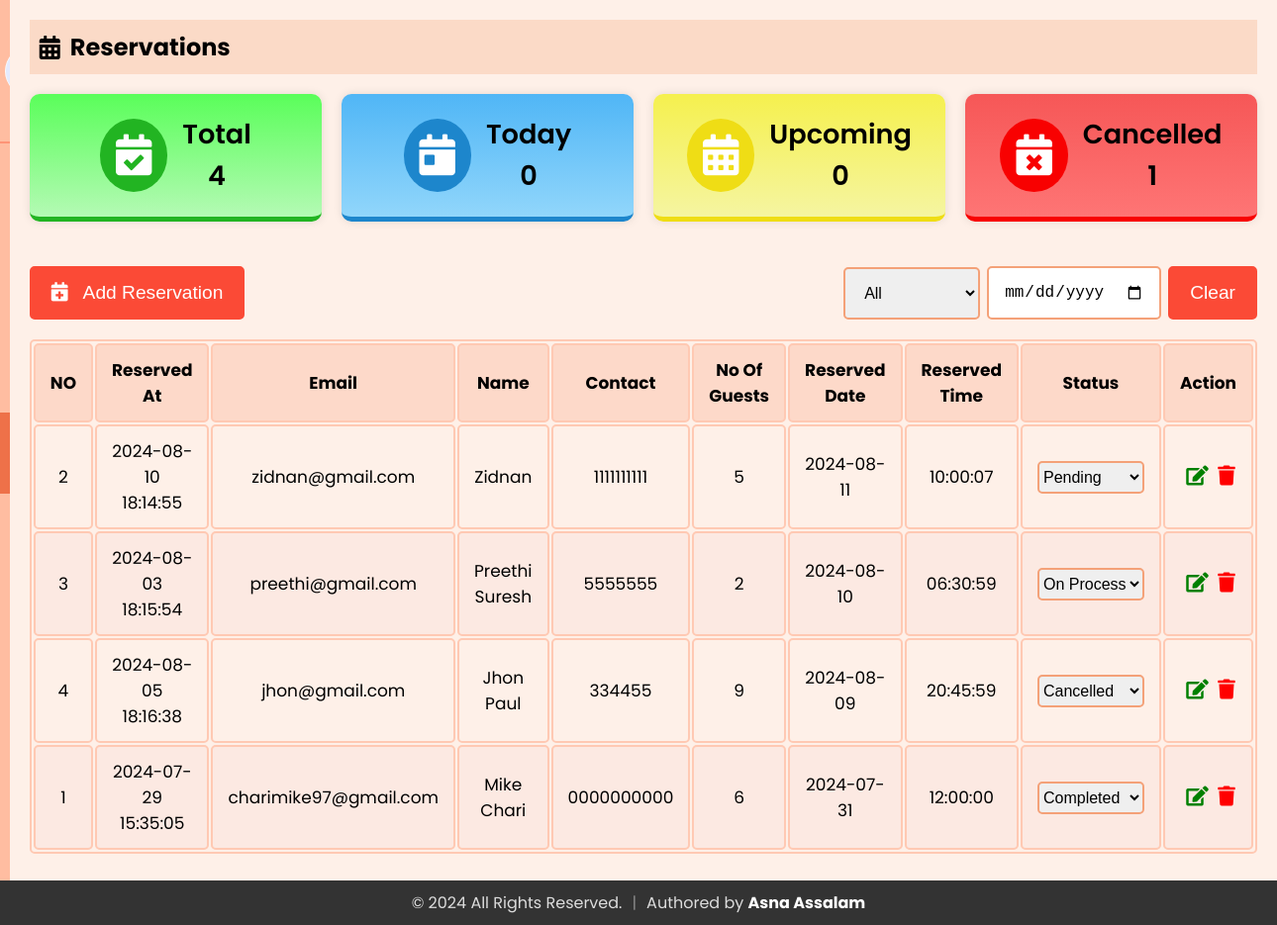
The app's page /Admin/reservations.php (signed in) with its own data.
### tables this page shows
CREATE TABLE `staff` (
  `id` int(11) NOT NULL,
  `firstName` varchar(50) NOT NULL,
  `lastName` varchar(50) NOT NULL,
  `email` varchar(100) NOT NULL,
  `contact` varchar(15) DEFAULT NULL,
  `role` enum('superadmin','admin','delivery boy','waiter') NOT NULL,
  `password` varchar(255) NOT NULL,
  `createdAt` timestamp NOT NULL DEFAULT current_timestamp(),
  `updatedAt` timestamp NOT NULL DEFAULT current_timestamp() ON UPDATE current_timestamp(),
  `profile_image` varchar(255) NOT NULL DEFAULT 'default.jpg'
);

CREATE TABLE `reservations` (
  `email` varchar(255) NOT NULL,
  `name` varchar(255) NOT NULL,
  `contact` varchar(10) NOT NULL,
  `noOfGuests` int(50) NOT NULL,
  `reservedTime` time NOT NULL,
  `reservedDate` date NOT NULL,
  `reservedAt` timestamp NOT NULL DEFAULT current_timestamp(),
  `status` enum('Pending','On Process','Completed','Cancelled') NOT NULL DEFAULT 'Pending',
  `reservation_id` int(11) NOT NULL
);

### Admin/sidebar.php (called while the page is built, shortened)
<?php
include 'db_connection.php';
$admin_email = isset($_SESSION['email']) ? $_SESSION['email'] : '';
function getAdminInfo($email)
{
  global $conn;
  $stmt = $conn->prepare("SELECT firstName, lastName, email, profile_image FROM staff WHERE email = ?");
  $stmt->bind_param("s", $email);
  $stmt->execute();
  $stmt->bind_result($firstName, $lastName, $email,  $profile_image);
  return [
    'firstName' => $firstName ?: '',
    'lastName' => $lastName ?: '',
    'email' => $email ?: '',
    'profile_image' => $profile_image ?: 'default.jpg'
  ];
}
$admin_info = getAdminInfo($admin_email);
?>

### Admin/reservations.php (the view, shortened to what this page needs)
<?php
include 'db_connection.php';
$sql_total = "SELECT COUNT(*) AS total FROM reservations";
$result_total = $conn->query($sql_total);
$row_total = $result_total->fetch_assoc();
$totalReservations = $row_total['total'];
$sql_today = "SELECT COUNT(*) AS today FROM reservations WHERE DATE(reservedDate) = CURDATE()";
$result_today = $conn->query($sql_today);
$row_today = $result_today->fetch_assoc();
$todaysReservations = $row_today['today'];
$sql_upcoming = "SELECT COUNT(*) AS upcoming FROM reservations WHERE reservedDate > CURDATE() AND status != 'Cancelled' AND status != 'Completed' AND status != 'On Process'";
$result_upcoming = $conn->query($sql_upcoming);
$row_upcoming = $result_upcoming->fetch_assoc();
$upcomingReservations = $row_upcoming['upcoming'];
$sql_cancelled = "SELECT COUNT(*) AS cancelled FROM reservations WHERE status = 'Cancelled'";
$result_cancelled = $conn->query($sql_cancelled);
$row_cancelled = $result_cancelled->fetch_assoc();
$cancelledReservations = $row_cancelled['cancelled'];
$dateFilter = isset($_GET['dateFilter']) ? $_GET['dateFilter'] : '';
$query = "SELECT * FROM reservations";
$query .= " ORDER BY reservedDate DESC";
$result = $conn->query($query);
?>
<?php
include 'sidebar.php';
?>
<!DOCTYPE html>
<html lang="en">
<head>
  <link rel="stylesheet" href="https://cdnjs.cloudflare.com/ajax/libs/font-awesome/5.15.3/css/all.min.css">
  <link rel="stylesheet" href="sidebar.css">
  <link rel="stylesheet" href="admin_reservation.css">
</head>
<body>
  <div class="sidebar">
    <div class="profile-section">
      <img src="../uploads/<?php echo htmlspecialchars($admin_info['profile_image']); ?>" alt="Profile Picture">
    </div>
    <ul>
            <li><a href="index.php" ><i class="fas fa-chart-line"></i> Overview</a></li>
            <li><a href="admin_menu.php" ><i class="fas fa-utensils"></i> Menu Management</a></li>
            <li><a href="admin_orders.php"><i class="fas fa-shopping-cart"></i> Orders</a></li>
            <li><a href="reservations.php" class="active"><i class="fas fa-calendar-alt"></i> Reservations</a></li>
            <li><a href="users.php"><i class="fas fa-users"></i> Users</a></li>
            <li><a href="reviews.php"><i class="fas fa-star"></i> Reviews</a></li>
            <li><a href="staffs.php" ><i class="fas fa-users"></i> Staffs</a></li>
            <li><a href="profile.php"><i class="fas fa-user"></i> Profile Setting</a></li>
            <li><a href="logout.php"><i class="fas fa-sign-out-alt"></i> Logout</a></li>
        </ul>
  </div>
  <div class="content">
    <div class="header">
      <h2><i class="fas fa-calendar-alt"></i> Reservations</h2>
    </div>
    <div>
      <div class="stats">
        <div class="stat-item" id="total">
          <div class="stat-icon" id="total-icon">
            <i class="fas fa-calendar-check"></i>
          </div>
          <div class="stat-text">
            <p>Total</p>
            <p><?php echo $totalReservations; ?></p>
          </div>
        </div>
        <div class="stat-item" id="today">
          <div class="stat-icon" id="today-icon">
            <i class="fas fa-calendar-day"></i>
          </div>
          <div class="stat-text">
            <p>Today</p>
            <p><?php echo $todaysReservations; ?></p>
          </div>
        </div>
        <div class="stat-item" id="upcoming">
          <div class="stat-icon" id="upcoming-icon">
            <i class="fas fa-calendar-alt"></i>
          </div>
          <div class="stat-text">
            <p>Upcoming</p>
            <p><?php echo $upcomingReservations; ?></p>
          </div>
        </div>
        <div class="stat-item" id="cancelled">
          <div class="stat-icon" id="cancelled-icon">
            <i class="fas fa-calendar-times"></i>
          </div>
          <div class="stat-text">
            <p>Cancelled</p>
            <p><?php echo $cancelledReservations; ?></p>
          </div>
        </div>
      </div>
      <div class="buttons-container">
        <button onclick="openaddReservationModal()"><i class="fas fa-calendar-plus"></i> &nbsp; Add Reservation</button>
        <div class="actions">
          <select id="statusFilter" name="statusFilter" onchange="filterByStatus()">
            <option value="">All</option>
          </select>
          <input type="date" id="dateFilter" name="dateFilter" value="<?php echo htmlspecialchars($dateFilter); ?>" onchange="filterByDate()">
          <button type="button" onclick="clearFilter()">Clear</button>
        </div>
      </div>
      <table id="userTable">
        <thead>
          <tr>
            <th>NO</th>
            <th>Reserved At</th>
            <th>Email</th>
            <th>Name</th>
            <th>Contact</th>
            <th>No Of Guests</th>
            <th>Reserved Date</th>
            <th>Reserved Time</th>
            <th>Status</th>
            <th>Action</th>
          </tr>
        </thead>
        <tbody>
          <?php
          if ($result->num_rows > 0) {
            while ($row = $result->fetch_assoc()) {
              echo "<tr>
      <td>{$row['reservation_id']}</td>
      <td>{$row['reservedAt']}</td>
      <td>{$row['email']}</td>
      <td>{$row['name']}</td>
      <td>{$row['contact']}</td>
      <td>{$row['noOfGuests']}</td>
      <td>{$row['reservedDate']}</td>
      <td>{$row['reservedTime']}</td>
      <td>
        <select id='status-{$row['reservation_id']}' onchange=\"updateStatus('{$row['reservation_id']}', this.value)\" class='status-select'>
          <option value='Pending' " . ($row['status'] == 'Pending' ? 'selected' : '') . ">Pending</option>
          <option value='Approved' " . ($row['status'] == 'Approved' ? 'selected' : '') . ">Approved</option>
          <option value='On Process' " . ($row['status'] == 'On Process' ? 'selected' : '') . ">On Process</option>
          <option value='Completed' " . ($row['status'] == 'Completed' ? 'selected' : '') . ">Completed</option>
          <option value='Cancelled' " . ($row['status'] == 'Cancelled' ? 'selected' : '') . ">Cancelled</option>
        </select>
      </td>
      <td>
        <button id='editbtn' onclick='openEditReservationModal(this)' data-id='{$row['reservation_id']}' data-email='{$row['email']}' data-name='{$row['name']}' data-contact='{$row['contact']}' data-reservedDate='{$row['reservedDate']}' data-reservedTime='{$row['reservedTime']}' data-noOfGuests='{$row['noOfGuests']}' data-status='{$row['status']}'><i class='fas fa-edit'></i></button>
        <button id='deletebtn' onclick=\"deleteItem('{$row['reservation_id']}')\"><i class='fas fa-trash'></i></button>
      </td>
    </tr>";
            }
          } else {
            echo "<tr><td colspan='10' style='text-align: center;'>No Reservations Found</td></tr>";
          }
          ?>
        </tbody>
      </table>
    </div>
</body>
</html>

### Admin/sidebar.css (style rules this page uses)
* { margin: 0; padding: 0; box-sizing: border-box; }
body { background: #fef0e8; font-family: "Poppins", sans-serif; display: flex; flex-direction: row; margin: 0; }
.sidebar { width: 250px; background-color: #ffbda1; color: #1d1818; overflow: auto; position: relative; min-height: 100vh; font-size: 1.1rem }
.sidebar ul li a { display: block; padding: 15px; text-decoration: none; color: #1d1818; transition: background-color 0.3s; }
.sidebar ul li a.active { background-color:#ee7149; font-weight: bold; }
.sidebar ul { list-style-type: none; padding: 0; }
.content { flex: 1; padding: 20px; }
.header { padding: 10px; background-color: #fbdac7; margin-bottom: 20px; display: flex; align-items: center; }
.header h2 { display: flex; align-items: center; }
.header h2 i { margin-right: 10px; }
.profile-section { padding: 20px 5px 20px 5px; display: flex; align-items: center; border-bottom: 2px solid rgba(253, 108, 77, 0.5); }
.profile-section img { width: 50px; height: 50px; border-radius: 50%; margin-right: 15px; }
.sidebar ul li a.active { font-weight: bold; }

### Admin/admin_reservation.css (style rules this page uses)
* { margin: 0; padding: 0; }
body { background: #fef0e8; font-family: "Poppins", sans-serif; margin: 0; }
.content { margin-bottom: 40px; }
table { width: 100%; border: 2px solid #ffc9b3; font-size: 17px; text-align: center; cursor: pointer; border-radius: 5px; }
table th, table td { padding: 12px 15px; border: 2px solid #ffc9b3; border-radius: 5px; }
table th { background-color: #fdd9c9; }
table tr:nth-of-type(even) { background-color: #fce9e2; }
.header { padding: 10px; background-color: #fbdac7; margin-bottom: 20px; display: flex; align-items: center; }
.stats { display: flex; gap: 20px; margin-top: 20px; margin-bottom: 20px; }
.stats #total { background: linear-gradient(to bottom, rgb(90, 254, 90), rgb(180, 250, 180)); border-bottom: 5px solid rgb(34, 180, 34); }
.stats #today { background: linear-gradient(to bottom, rgb(80, 182, 246), rgb(145, 214, 251)); border-bottom: 5px solid rgb(29, 134, 204); }
.stats #upcoming { background: linear-gradient(to bottom, rgb(245, 240, 78), rgb(245, 245, 161)); border-bottom: 5px solid rgb(239, 221, 21); }
.stats #cancelled { background: linear-gradient(to bottom, rgb(246, 87, 87), rgb(254, 117, 117)); border-bottom: 5px solid rgb(248, 1, 1); }
.stat-item { display: flex; align-items: center; justify-content: center; padding: 20px; gap: 15px; border-radius: 10px; box-shadow: 0 0 10px rgba(0, 0, 0, 0.1); flex: 1; }
.stat-item div { display: flex; align-items: center; }
.stat-text { display: flex; flex-direction: column; }
.stat-item p, .stat-item h3 { margin: 0; font-size: 1.7rem; font-weight: 600; }
.stat-icon { font-size: 2.6rem; color: #fff; border-radius: 50%; padding: 16px; }
#total-icon { background: rgb(34, 180, 34); }
#today-icon { background: rgb(29, 134, 204); }
#upcoming-icon { background: rgb(239, 221, 21); }
#cancelled-icon { background: rgb(248, 1, 1); }
.status-select { border: 2px solid #f4a178; padding: 5px 0px 5px 0; font-size: 16px; border-radius: 5px; cursor: pointer; outline: none; }
#editbtn, #deletebtn { font-size: 20px; background: none; border: none; padding: 0 0 0 5px; outline: none; cursor: pointer; transition: transform 0.3s ease; }
#editbtn { color: green; }
#deletebtn { color: red; }
.buttons-container { display: flex; justify-content: space-between; align-items: center; margin-bottom: 0px; margin-top: 25px; }
button { background-color: #fb4a36; color: white; border: 2px solid #fb4a36; padding: 14px 20px; cursor: pointer; border-radius: 5px; transition: all 0.3s ease; font-size: 1.2rem; }
.actions { display: flex; align-items: center; margin-bottom: 20px; margin-top: 20px; gap: 7px; }
.actions select, .actions input { padding: 15px; font-size: 1rem; border-radius: 5px; border: 2px solid #f4a178; cursor: pointer; outline: none; }

### Admin/reservations.php (style rules this page uses)
.content { margin-bottom: 40px; }

### records on screen
staff: profile_image (placeholder picture)
reservations: reservation_id "2", reservedAt "2024-08-10 18:14:55", email "zidnan@gmail.com", name "Zidnan", contact "1111111111", noOfGuests "5", reservedDate "2024-08-11", reservedTime "10:00:07", status+reservation_id "Pending"
reservations: reservation_id "3", reservedAt "2024-08-03 18:15:54", email "preethi@gmail.com", name "Preethi Suresh", contact "5555555", noOfGuests "2", reservedDate "2024-08-10", reservedTime "06:30:59", status+reservation_id "On Process"
reservations: reservation_id "4", reservedAt "2024-08-05 18:16:38", email "jhon@gmail.com", name "Jhon Paul", contact "334455", noOfGuests "9", reservedDate "2024-08-09", reservedTime "20:45:59", status+reservation_id "Cancelled"
reservations: reservation_id "1", reservedAt "2024-07-29 15:35:05", email "charimike97@gmail.com", name "Mike Chari", contact "0000000000", noOfGuests "6", reservedDate "2024-07-31", reservedTime "12:00:00", status+reservation_id "Completed"

### other values on screen
$totalReservations "4"
$todaysReservations "0"
$upcomingReservations "0"
$cancelledReservations "1"
